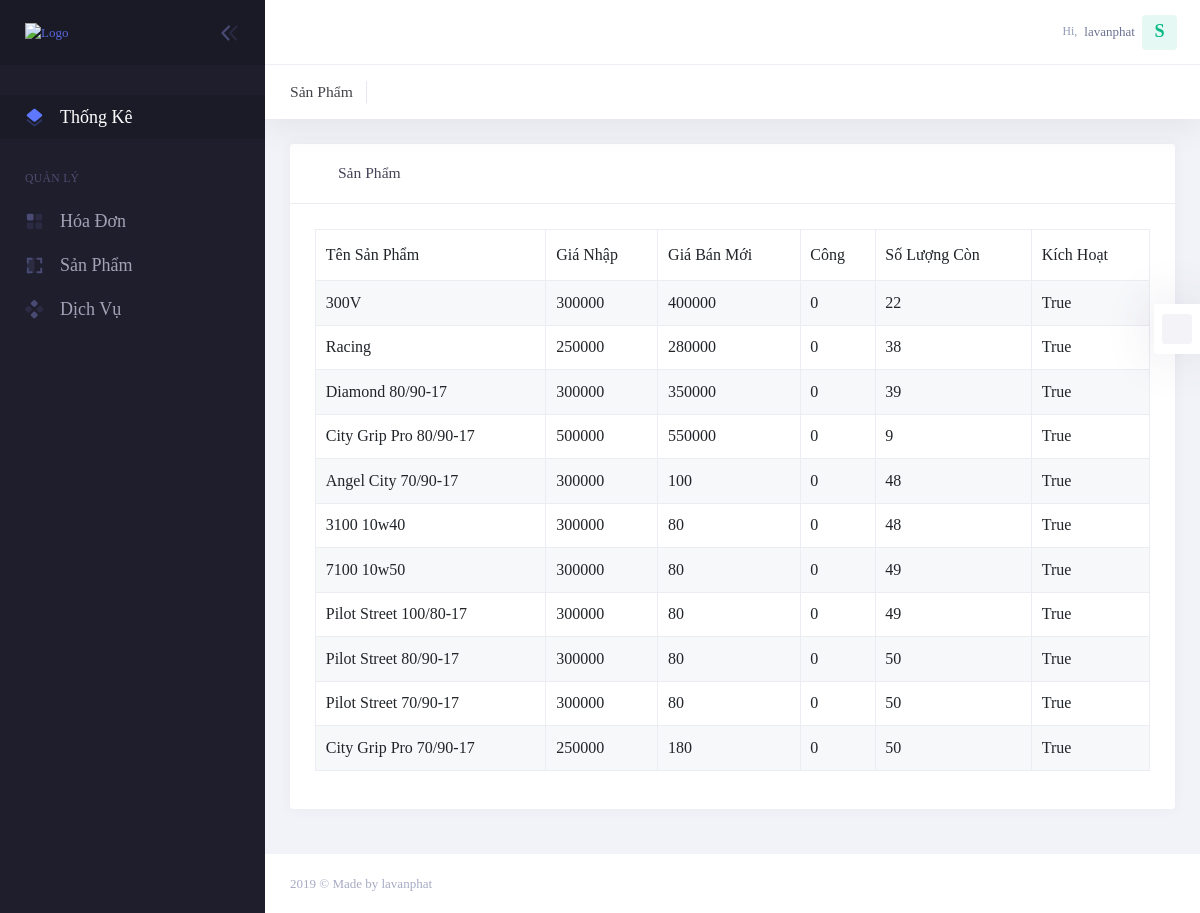
The page /manage/product (signed in) on the database as committed earlier.
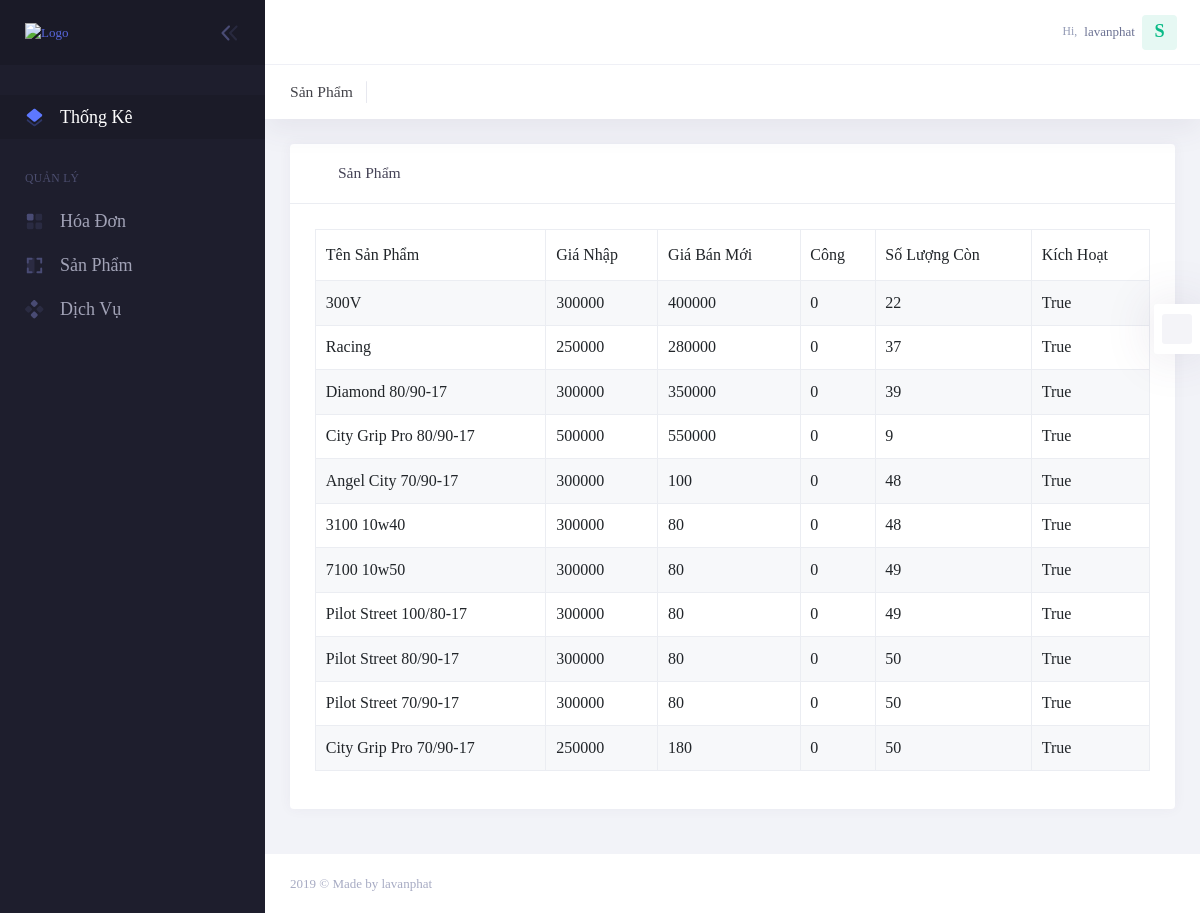
The same page on the database as committed later.
### product/models.py (models this page shows, shortened)
class Product(models.Model):
    Brand = models.ForeignKey(Brand, on_delete=models.CASCADE, verbose_name='Thương Hiệu')
    title = models.CharField(max_length=255, verbose_name='Tên Sản Phẩm')
    slug = models.SlugField(verbose_name='Từ Khóa Sản Phẩm', unique=True, blank=True)
    Price_Import = models.DecimalField(verbose_name='Giá Nhập Hàng', decimal_places=0, max_digits=10)
    Price_Old = models.DecimalField(verbose_name='Giá Bán Cũ', decimal_places=0, max_digits=10)
    Price_New = models.DecimalField(verbose_name='Giá Bán Mới', decimal_places=0, max_digits=10)
    Wage = models.DecimalField(verbose_name='Tiền Công', decimal_places=0, max_digits=10)
    Quality = models.IntegerField(verbose_name='Số Lượng Còn')
    Decription = models.TextField(verbose_name='Mô Tả')
    Date_Create = models.DateTimeField(auto_now_add=True, verbose_name='Ngày Tạo')
    Date_Update = models.DateTimeField(auto_now=True, verbose_name='Ngày Sửa')
    Active = models.BooleanField(default=True, verbose_name='Kích Hoạt')
    class Meta:
        verbose_name_plural = 'Sản Phẩm'

### product/views.py (the view)
# urls.py: path('manage/', include('product.urls') ),
@login_required
def product(request):
    product_list = Product.objects.all()
    context = {
        'product': product_list
    }
    return render(request, 'product.html', context)

### product/templates/product.html (shortened to what this page needs)
{% extends 'base.html' %}
{% load static %}
{% block content %}
            <div class="kt-grid__item kt-grid__item--fluid kt-grid kt-grid--hor">
                <div class="kt-subheader   kt-grid__item" id="kt_subheader">
                    <div class="kt-subheader__main">
                        <h3 class="kt-subheader__title">Sản Phẩm</h3>
                    </div>
                </div>
    <div class="kt-content  kt-grid__item kt-grid__item--fluid" id="kt_content">
        <div class="kt-portlet kt-portlet--mobile">
            <div class="kt-portlet__head kt-portlet__head--lg">
                <div class="kt-portlet__head-label">
										<span class="kt-portlet__head-icon">
											<i class="kt-font-brand flaticon2-line-chart"></i>
										</span>
                    <h3 class="kt-portlet__head-title">
                        Sản Phẩm
                    </h3>
                </div>
            </div>
            <div class="kt-portlet__body">
                <table class="table table-striped table-bordered" id="kt_table_1" style="font-size: medium">
                    <thead>
                    <tr >
                        <th>Tên Sản Phẩm</th>
                        <th>Giá Nhập</th>
                        <th>Giá Bán Mới</th>
                        <th>Công</th>
                        <th>Số Lượng Còn</th>
                        <th>Kích Hoạt</th>
                    </tr>
                    </thead>
                    <tbody>
                    {% for foo in product %}
                    <tr >
                        <td>{{ foo.title }}</td>
                        <td>{{ foo.Price_Import }}</td>
                        <td>{{ foo.Price_New }}</td>
                        <td>{{ foo.Wage }}</td>
                        <td>{{ foo.Quality }}</td>
                        <td >{{ foo.Active }}</td>
                    </tr>
                    {% endfor %}
                    </tbody>
                </table>
            </div>
        </div>
    </div>
{% endblock %}

Rows that differ between the two databases and show on the page:
changed Product "Racing": Quality "38" → "37"
